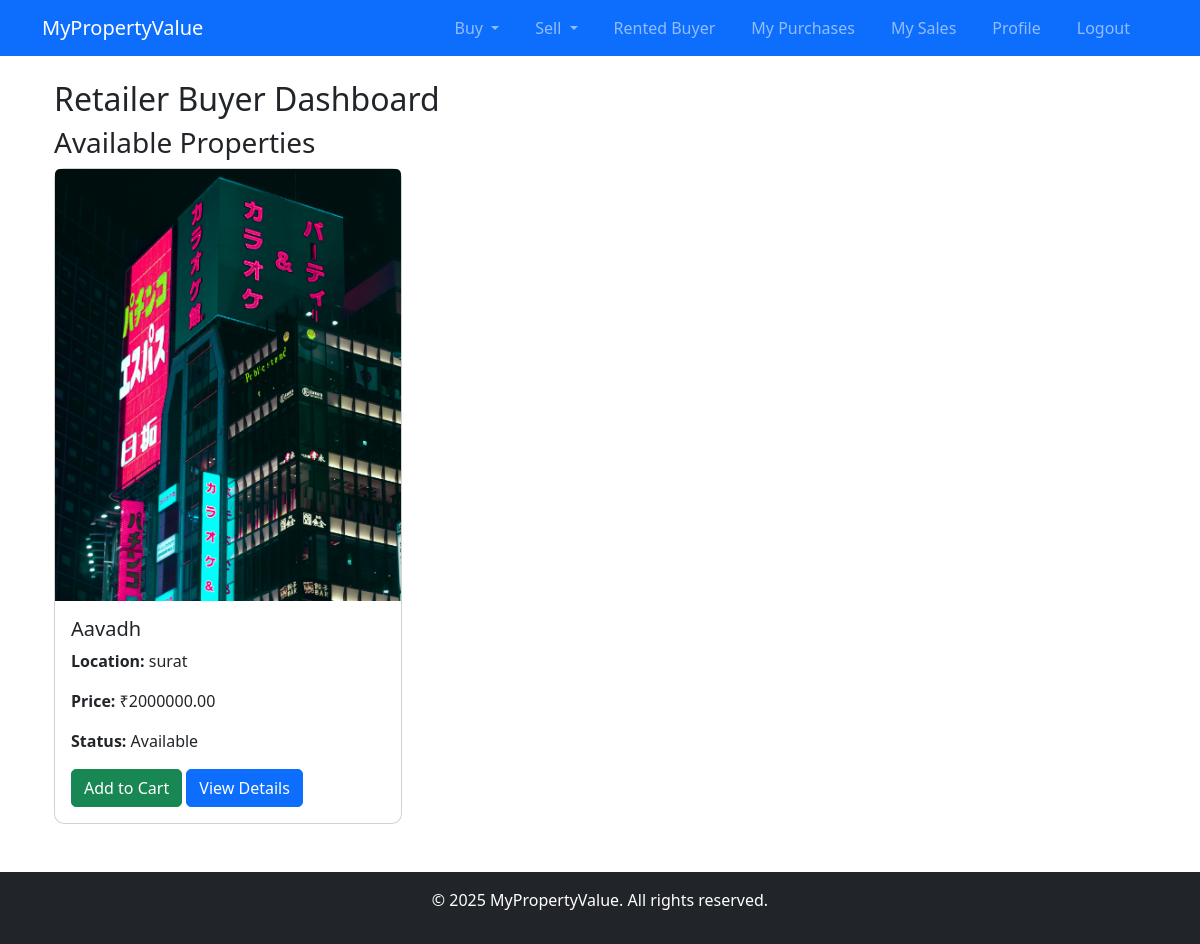
Page /users/retailer-buyer/ (signed in) on the earlier database version.
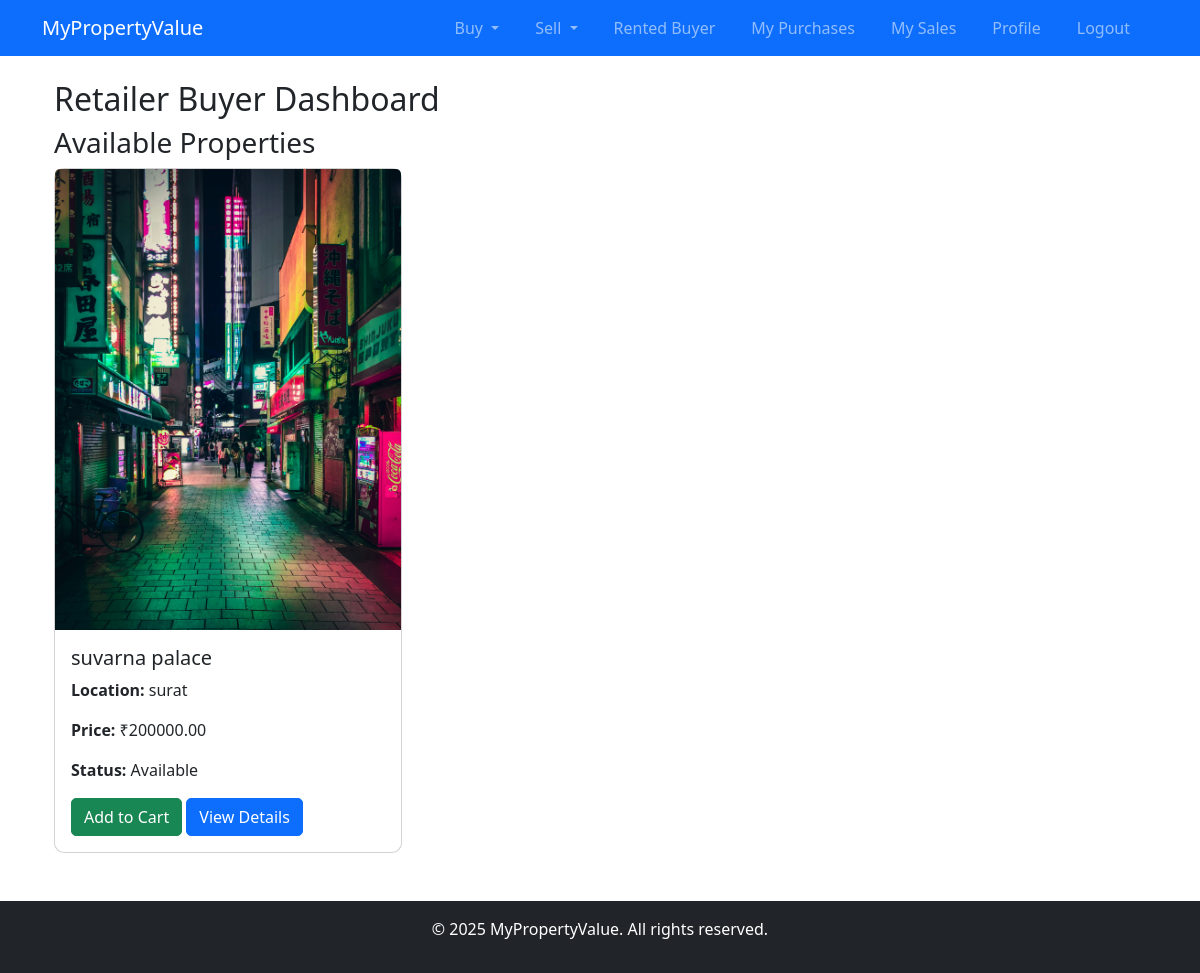
Same page on the later database version.
### users/models.py (models this page shows, shortened)
class Property(models.Model):
    PROPERTY_TYPES = [
        ('Residential', 'Residential'),
        ('Commercial', 'Commercial'),
    ]
    STATUS_CHOICES = [
        ('Available', 'Available'),
        ('Not Available', 'Not Available'),
    ]
    title = models.CharField(max_length=255)
    image = models.ImageField(upload_to='property_images/', blank=True, null=True)
    description = models.TextField()
    price = models.DecimalField(max_digits=12, decimal_places=2)
    property_type = models.CharField(max_length=20, choices=PROPERTY_TYPES)
    location = models.CharField(max_length=255)
    owner = models.ForeignKey(User, on_delete=models.CASCADE)
    name = models.CharField(max_length=255, default="Unnamed Property") # New status field
    is_sold = models.BooleanField(default=False)
    status = models.CharField(max_length=20, choices=STATUS_CHOICES, default='Available')  # Add this field

### users/views.py (the view)
# urls.py: path('retailer-buyer/', views.retailer_buyer, name='retailer_buyer'),
@login_required
def retailer_buyer(request):
    properties = Property.objects.filter(
        retailer_properties__user__isnull=False,
        status='Available'
    ).exclude(owner=request.user)
    return render(request, 'users/retailer_buyer.html', {'properties': properties})

### users/templates/users/retailer_buyer.html
{% extends 'base.html' %} {% load static %} {% block content %}
<div class="container">
  <h2>Retailer Buyer Dashboard</h2>
  <h3>Available Properties</h3>
  {% if properties %}
  <div class="row">
    {% for property in properties %}
    <div class="col-md-4">
      <div class="card mb-4">
        {% if property.image %}
        <img
          src="{{ property.image.url }}"
          class="card-img-top img-fluid"
          alt="{{ property.title }}"
        />
        {% else %}
        <img
          src="{% static 'images/default-property.jpg' %}"
          class="card-img-top img-fluid"
          alt="Default Image"
        />
        {% endif %}
        <div class="card-body">
          <h5 class="card-title">{{ property.title }}</h5>
          <p><strong>Location:</strong> {{ property.location }}</p>
          <p><strong>Price:</strong> ₹{{ property.price }}</p>
          <p><strong>Status:</strong> {{ property.status }}</p>
          <a href="{% url 'add_to_cart' property.id %}" class="btn btn-success"
            >Add to Cart</a
          >
          <a
            href="{% url 'property_details' property.id %}"
            class="btn btn-primary"
            >View Details</a
          >
        </div>
      </div>
    </div>
    {% endfor %}
  </div>
  {% else %}
  <p>No properties available at the moment.</p>
  {% endif %}
</div>
{% endblock %}

Differences in the rows shown:
no longer on this page (row edited): Property: image (picture), title "Aavadh", location "surat", price "2000000.00", status "Available"
added Property: image (picture), title "suvarna palace", location "surat", price "200000.00", status "Available"
